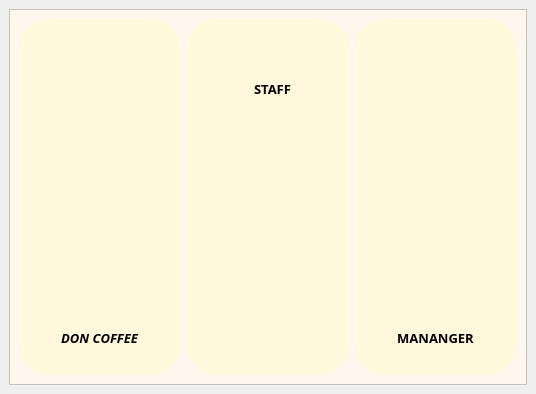
<?xml version="1.0" encoding="UTF-8"?>
<ui version="4.0">
 <class>MainWindow</class>
 <widget class="QMainWindow" name="MainWindow">
  <property name="geometry">
   <rect>
    <x>0</x>
    <y>0</y>
    <width>536</width>
    <height>394</height>
   </rect>
  </property>
  <property name="windowTitle">
   <string>MainWindow</string>
  </property>
  <widget class="QWidget" name="centralwidget">
   <layout class="QHBoxLayout" name="horizontalLayout">
    <item>
     <widget class="QFrame" name="frame">
      <property name="styleSheet">
       <string notr="true">background-color: rgb(255, 247, 238);</string>
      </property>
      <property name="frameShape">
       <enum>QFrame::StyledPanel</enum>
      </property>
      <property name="frameShadow">
       <enum>QFrame::Raised</enum>
      </property>
      <layout class="QHBoxLayout" name="horizontalLayout_2">
       <item>
        <widget class="QFrame" name="frame_2">
         <property name="styleSheet">
          <string notr="true">background-color: rgb(255, 248, 221);
border-width:2px;
border-radius:30px

</string>
         </property>
         <property name="frameShape">
          <enum>QFrame::StyledPanel</enum>
         </property>
         <property name="frameShadow">
          <enum>QFrame::Raised</enum>
         </property>
         <widget class="QPushButton" name="pushButton">
          <property name="geometry">
           <rect>
            <x>20</x>
            <y>310</y>
            <width>121</width>
            <height>17</height>
           </rect>
          </property>
          <property name="font">
           <font>
            <family>Calibri Light</family>
            <pointsize>10</pointsize>
            <weight>75</weight>
            <italic>true</italic>
            <bold>true</bold>
            <kerning>false</kerning>
           </font>
          </property>
          <property name="toolTip">
           <string/>
          </property>
          <property name="text">
           <string>DON COFFEE</string>
          </property>
         </widget>
         <widget class="QLabel" name="label_4">
          <property name="geometry">
           <rect>
            <x>10</x>
            <y>50</y>
            <width>151</width>
            <height>161</height>
           </rect>
          </property>
          <property name="text">
           <string/>
          </property>
          <property name="pixmap">
           <pixmap resource="anh2.qrc">:/newPrefix/caffe.png</pixmap>
          </property>
          <property name="scaledContents">
           <bool>true</bool>
          </property>
         </widget>
        </widget>
       </item>
       <item>
        <widget class="QFrame" name="frame_3">
         <property name="styleSheet">
          <string notr="true">background-color: rgb(255, 248, 221);
border-width:2px;
border-radius:30px

</string>
         </property>
         <property name="frameShape">
          <enum>QFrame::StyledPanel</enum>
         </property>
         <property name="frameShadow">
          <enum>QFrame::Raised</enum>
         </property>
         <widget class="QPushButton" name="pushButton_2">
          <property name="geometry">
           <rect>
            <x>20</x>
            <y>60</y>
            <width>131</width>
            <height>20</height>
           </rect>
          </property>
          <property name="font">
           <font>
            <family>Calibri Light</family>
            <pointsize>10</pointsize>
            <weight>75</weight>
            <bold>true</bold>
           </font>
          </property>
          <property name="text">
           <string>STAFF</string>
          </property>
         </widget>
         <widget class="QLabel" name="label_5">
          <property name="geometry">
           <rect>
            <x>0</x>
            <y>100</y>
            <width>151</width>
            <height>251</height>
           </rect>
          </property>
          <property name="styleSheet">
           <string notr="true">image: url(:/newPrefix/quli.png);</string>
          </property>
          <property name="text">
           <string/>
          </property>
          <property name="scaledContents">
           <bool>true</bool>
          </property>
         </widget>
        </widget>
       </item>
       <item>
        <widget class="QFrame" name="frame_4">
         <property name="styleSheet">
          <string notr="true">background-color: rgb(255, 248, 221);
border-width:2px;
border-radius:30px

</string>
         </property>
         <property name="frameShape">
          <enum>QFrame::StyledPanel</enum>
         </property>
         <property name="frameShadow">
          <enum>QFrame::Raised</enum>
         </property>
         <widget class="QLabel" name="label_3">
          <property name="geometry">
           <rect>
            <x>10</x>
            <y>0</y>
            <width>151</width>
            <height>251</height>
           </rect>
          </property>
          <property name="styleSheet">
           <string notr="true">image: url(:/newPrefix/8664375.png);</string>
          </property>
          <property name="text">
           <string/>
          </property>
          <property name="scaledContents">
           <bool>true</bool>
          </property>
         </widget>
         <widget class="QPushButton" name="pushButton_3">
          <property name="geometry">
           <rect>
            <x>20</x>
            <y>310</y>
            <width>121</width>
            <height>17</height>
           </rect>
          </property>
          <property name="font">
           <font>
            <family>Calibri Light</family>
            <pointsize>10</pointsize>
            <weight>75</weight>
            <bold>true</bold>
           </font>
          </property>
          <property name="text">
           <string>MANANGER</string>
          </property>
         </widget>
        </widget>
       </item>
      </layout>
     </widget>
    </item>
   </layout>
  </widget>
 </widget>
 <resources>
  <include location="anh1.qrc"/>
  <include location="anhem1.qrc"/>
  <include location="anhem.qrc"/>
  <include location="moi1.qrc"/>
  <include location="anh2.qrc"/>
 </resources>
 <connections/>
</ui>
